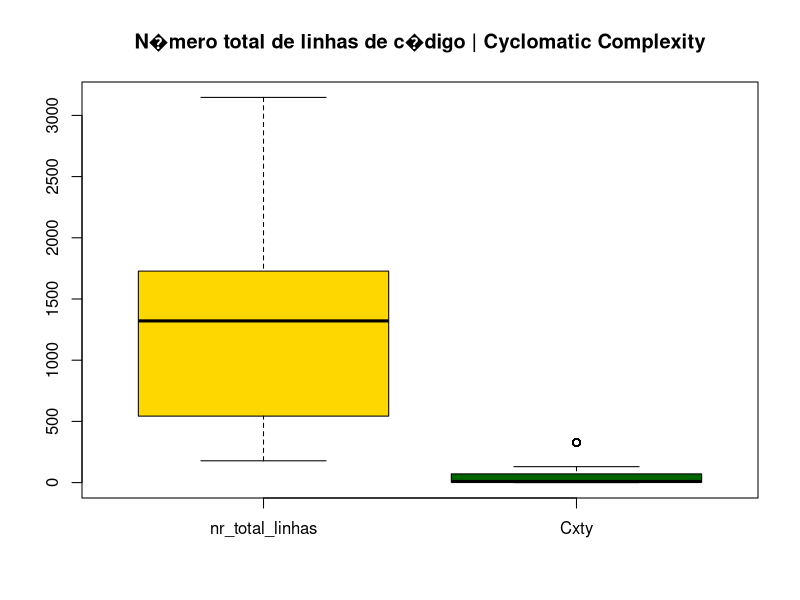

Reproduce this figure in R.
# +*+*+*+*+*+*+*+*+*+*+*+*+*+*+*+*+*+*+*+*+*+*+*+*+*+*
#     Disciplina: Matematica Computacional II
#     Ano Letivo: 2021/2022
# +*+*+*+*+*+*+*+*+*+*+*+*+*+*+*+*+*+*+*+*+*+*+*+*+*+*
# Bruno Dylan Pinto Ferreira - 8200586
# Gon�alo Andr� Fontes Oliveira - 8200595
# Jorge Miguel Fernandes Correia - 8200592
# Nuno de Figueiredo Brito e Castro - 8200591
# Last update: 22/01/2022
# - - - - - - - - - - - - - - - - - - - - - - - - - - 
# 
# Trabalho Pr�tico II
# - - - - - - - - - - - - - - - - - - - - - - - - - - 

library(readxl)
setwd("C:/Users/bruno/Desktop/Universidade_2Ano/MCI/TrabalhoPraticoII/Scripts/")
dados <- read_excel("MC_II_Recolhas1_2_3_4.xlsx", 
                    col_types = c("numeric", "numeric", "numeric", 
                                  "numeric", "numeric", "numeric", 
                                  "numeric", "numeric", "numeric", 
                                  "numeric", "numeric", "numeric", 
                                  "numeric", "numeric", "numeric", 
                                  "numeric", "numeric"), col_names = FALSE, skip = 2);
colnames(dados) = c("Recolha","Grupo","nr_total_linhas","nr_classe","nr_linhas_pClasse","nr_testes_pClasse","nr_testes","nr_teste_falharam","nr_testes_falhados_pClasse","code_coverage","code_coverage_pClasse","Cxty","Cxty_pClasse ", "percentagem_docomentacao","docomentacao_falta","duplicacao_codigo","nr_LOC_comentadas_pClasse");

View(dados)

# +*+*+*+*+*+*+*+*+*+*+*+*+*+*+*+*+*+*+*+*+*+*+*+*+*+*
#     M�trica 1
# +*+*+*+*+*+*+*+*+*+*+*+*+*+*+*+*+*+*+*+*+*+*+*+*+*+*
#Tabela de frequ�ncias para o n�mero de linhas comentadas

dadosMetrica1 = dados[!with(dados,is.na(nr_testes_falhados_pClasse) & is.na(nr_LOC_comentadas_pClasse) | nr_testes_pClasse == 0 | is.na(nr_testes_pClasse)) ,]
dadosMetrica1 <- subset( dadosMetrica1, select = c(nr_testes_falhados_pClasse, 
                                         nr_LOC_comentadas_pClasse))

dadosMetrica1[is.na(dadosMetrica1)] <- 0
View(dadosMetrica1);

attach(dadosMetrica1)

nobs <- nrow(dadosMetrica1) # n�mero de observa��es = dimensao da amostra
k <- 1+round(log(nobs)/log(2))

amplitudeComentarios <- diff(range(nr_LOC_comentadas_pClasse))/k
amplitudeComentarios <- ceiling(amplitudeComentarios)
brkComentatrios  <- seq(min(nr_LOC_comentadas_pClasse),
                        max(nr_LOC_comentadas_pClasse)+amplitudeComentarios, 
                        amplitudeComentarios)

classesComentarios <- c()
for (ii in c(1:(length(brkComentatrios)-1))){
  classesComentarios <- c(classesComentarios,
                          paste("[",brkComentatrios[ii],", ",brkComentatrios[ii+1],"[",sep = ""))
}

#Tabela de frequ�ncias paras as duas vari�veis
tabsComentarios <- table(cut(nr_LOC_comentadas_pClasse, breaks = brkComentatrios, right=F, labels = classesComentarios))
TabFreqComentarios <- cbind(ni = tabsComentarios,
                            Ni = cumsum(tabsComentarios),
                            fi = prop.table(tabsComentarios),
                            Fi = cumsum(prop.table(tabsComentarios))
)

TabFreqComentarios
library(xtable)
print(xtable(TabFreqComentarios)) # gera o c�digo LaTeX da Tabela de Frequ�ncias

#------------------------------------------------
#Tabela de frequ�ncias para o n�mero de testes falhados

amplitudeTestes <- diff(range(nr_testes_falhados_pClasse))/k
amplitudeTestes <- ceiling(amplitudeTestes)
brkTestes  <- seq(min(nr_testes_falhados_pClasse),
                  max(nr_testes_falhados_pClasse)+amplitudeTestes, 
                  amplitudeTestes)

classesTestes <- c()
for (ii in c(1:(length(brkTestes)-1))){
  classesTestes <- c(classesTestes,
                     paste("[",brkTestes[ii],", ",brkTestes[ii+1],"[",sep = ""))
}

#Tabela de frequ�ncias paras as duas vari�veis
tabsTestes <- table(cut(nr_testes_falhados_pClasse, breaks = brkTestes, right=F, labels = classesTestes))
TabFreqTestes <- cbind(ni = tabsTestes,
                       Ni = cumsum(tabsTestes),
                       fi = prop.table(tabsTestes),
                       Fi = cumsum(prop.table(tabsTestes))
)

TabFreqTestes
library(xtable)
print(xtable(TabFreqTestes, type="latex")) # gera o c�digo LaTeX da Tabela de Frequ�ncias

#-------------------------------------------------

summary (dadosMetrica1)

quantile (nr_testes_falhados_pClasse, type=2)
quantile (nr_LOC_comentadas_pClasse, type=2)

#Amplitude da amostra
diff(range(nr_testes_falhados_pClasse))
diff(range(nr_LOC_comentadas_pClasse))

#Amplitude interquartil
IQR(nr_testes_falhados_pClasse)
IQR(nr_LOC_comentadas_pClasse)

#Vari�ncia 
var(nr_testes_falhados_pClasse)
var(nr_LOC_comentadas_pClasse)

#Desvio padr�o
sd(nr_testes_falhados_pClasse)
sd(nr_LOC_comentadas_pClasse)

#Coeficiente de variacao
cvTestes <- sd(nr_testes_falhados_pClasse) / mean(nr_testes_falhados_pClasse) * 100
cvComentarios <- sd(nr_LOC_comentadas_pClasse) / mean(nr_LOC_comentadas_pClasse) * 100

cvTestes
cvComentarios

#Devio absoluto m�dio
mad(nr_testes_falhados_pClasse)
mad(nr_LOC_comentadas_pClasse)

#An�lise da assimetria e curtose
library(e1071) # assimetria
skewness(nr_testes_falhados_pClasse)
skewness(nr_LOC_comentadas_pClasse)

#curtose
kurtosis(nr_testes_falhados_pClasse)
kurtosis(nr_LOC_comentadas_pClasse)

#Teste de correla��o
cor.test(nr_LOC_comentadas_pClasse, nr_testes_falhados_pClasse, method= "spearman", exact=FALSE)

detach(dadosMetrica1)

# +*+*+*+*+*+*+*+*+*+*+*+*+*+*+*+*+*+*+*+*+*+*+*+*+*+*
#     M�trica 2
# +*+*+*+*+*+*+*+*+*+*+*+*+*+*+*+*+*+*+*+*+*+*+*+*+*+*

dadosMetrica2 = dados[!with(dados, is.na(nr_LOC_comentadas_pClasse) ) ,]

#C�lculos para a recolha1
dadosMetrica2Recolha1 <- subset( dadosMetrica2, Recolha == 1, select = c(Recolha, 
                                                   nr_LOC_comentadas_pClasse, 
                                                   nr_testes_falhados_pClasse))

dadosMetrica2Recolha1[is.na(dadosMetrica2Recolha1)] <- 0
View(dadosMetrica2Recolha1);

attach(dadosMetrica2Recolha1)

summary(dadosMetrica2Recolha1)

#Estudo da simetria 
skewness(nr_LOC_comentadas_pClasse)
skewness(nr_testes_falhados_pClasse)

#Estudo da curtose
kurtosis(nr_LOC_comentadas_pClasse)
kurtosis(nr_testes_falhados_pClasse)

quantile (nr_testes_falhados_pClasse, type=2)
quantile (nr_LOC_comentadas_pClasse, type=2)

#Amplitude da amostra
diff(range(nr_testes_falhados_pClasse))
diff(range(nr_LOC_comentadas_pClasse))

#Amplitude interquartil
IQR(nr_testes_falhados_pClasse)
IQR(nr_LOC_comentadas_pClasse)

#Vari�ncia 
var(nr_testes_falhados_pClasse)
var(nr_LOC_comentadas_pClasse)

#Desvio padr�o
sd(nr_testes_falhados_pClasse)
sd(nr_LOC_comentadas_pClasse)

#Coeficiente de variacao
cvTestes <- sd(nr_testes_falhados_pClasse) / mean(nr_testes_falhados_pClasse) * 100
cvComentarios <- sd(nr_LOC_comentadas_pClasse) / mean(nr_LOC_comentadas_pClasse) * 100

cvTestes
cvComentarios

#Devio absoluto m�dio
mad(nr_testes_falhados_pClasse)
mad(nr_LOC_comentadas_pClasse)

detach(dadosMetrica2Recolha1)

#C�lculos para a recolha2
dadosMetrica2Recolha2 <- subset( dadosMetrica2, Recolha == 2, select = c(Recolha, 
                                                                         nr_LOC_comentadas_pClasse, 
                                                                         nr_testes_falhados_pClasse))

dadosMetrica2Recolha2[is.na(dadosMetrica2Recolha2)] <- 0
View(dadosMetrica2Recolha2);

attach(dadosMetrica2Recolha2)

summary(dadosMetrica2Recolha2)

#Estudo da simetria
skewness(nr_LOC_comentadas_pClasse)
skewness(nr_testes_falhados_pClasse)

#Estudo da curtose
kurtosis(nr_LOC_comentadas_pClasse)
kurtosis(nr_testes_falhados_pClasse)

quantile (nr_testes_falhados_pClasse, type=2)
quantile (nr_LOC_comentadas_pClasse, type=2)

#Amplitude da amostra
diff(range(nr_testes_falhados_pClasse))
diff(range(nr_LOC_comentadas_pClasse))

#Amplitude interquartil
IQR(nr_testes_falhados_pClasse)
IQR(nr_LOC_comentadas_pClasse)

#Vari�ncia 
var(nr_testes_falhados_pClasse)
var(nr_LOC_comentadas_pClasse)

#Desvio padr�o
sd(nr_testes_falhados_pClasse)
sd(nr_LOC_comentadas_pClasse)

#Coeficiente de variacao
cvTestes <- sd(nr_testes_falhados_pClasse) / mean(nr_testes_falhados_pClasse) * 100
cvComentarios <- sd(nr_LOC_comentadas_pClasse) / mean(nr_LOC_comentadas_pClasse) * 100

cvTestes
cvComentarios

#Devio absoluto m�dio
mad(nr_testes_falhados_pClasse)
mad(nr_LOC_comentadas_pClasse)

#teste de hip�teses para o n�mero de linhas comentadas (Recolha 2 - 1)
t.test(nr_LOC_comentadas_pClasse, 
       alternative="less",
       mu = 12.57, 
       conf.level = 0.90)

t.test(nr_LOC_comentadas_pClasse, 
       alternative="less",
       mu = 12.57, 
       conf.level = 0.95)

t.test(nr_LOC_comentadas_pClasse, 
       alternative="less",
       mu = 12.57, 
       conf.level = 0.99)

#teste de hip�teses para o n�mero de testes falhados (Recolha 2 - 1)
t.test(nr_testes_falhados_pClasse, 
       alternative="less",
       mu = 0, 
       conf.level = 0.90)

t.test(nr_testes_falhados_pClasse, 
       alternative="less",
       mu = 0, 
       conf.level = 0.95)

t.test(nr_testes_falhados_pClasse, 
       alternative="less",
       mu = 0, 
       conf.level = 0.99)

detach(dadosMetrica2Recolha2)

#C�lculos para a recolha3
dadosMetrica2Recolha3 <- subset( dadosMetrica2, Recolha == 3, select = c(Recolha, 
                                                                         nr_LOC_comentadas_pClasse, 
                                                                         nr_testes_falhados_pClasse))

dadosMetrica2Recolha3[is.na(dadosMetrica2Recolha3)] <- 0
View(dadosMetrica2Recolha3);

attach(dadosMetrica2Recolha3)

summary(dadosMetrica2Recolha3)

skewness(nr_LOC_comentadas_pClasse)
skewness(nr_testes_falhados_pClasse)

kurtosis(nr_LOC_comentadas_pClasse)
kurtosis(nr_testes_falhados_pClasse)

quantile (nr_testes_falhados_pClasse, type=2)
quantile (nr_LOC_comentadas_pClasse, type=2)

#Amplitude da amostra
diff(range(nr_testes_falhados_pClasse))
diff(range(nr_LOC_comentadas_pClasse))

#Amplitude interquartil
IQR(nr_testes_falhados_pClasse)
IQR(nr_LOC_comentadas_pClasse)

#Vari�ncia 
var(nr_testes_falhados_pClasse)
var(nr_LOC_comentadas_pClasse)

#Desvio padr�o
sd(nr_testes_falhados_pClasse)
sd(nr_LOC_comentadas_pClasse)

#Coeficiente de variacao
cvTestes <- sd(nr_testes_falhados_pClasse) / mean(nr_testes_falhados_pClasse) * 100
cvComentarios <- sd(nr_LOC_comentadas_pClasse) / mean(nr_LOC_comentadas_pClasse) * 100

cvTestes
cvComentarios

#Devio absoluto m�dio
mad(nr_testes_falhados_pClasse)
mad(nr_LOC_comentadas_pClasse)

#teste de hip�teses para o n�mero de linhas comentadas (Recolha 3 - 2)
t.test(nr_LOC_comentadas_pClasse, 
       alternative="less",
       mu = 7.108, 
       conf.level = 0.90)

t.test(nr_LOC_comentadas_pClasse, 
       alternative="less",
       mu = 7.108, 
       conf.level = 0.95)

t.test(nr_LOC_comentadas_pClasse, 
       alternative="less",
       mu = 7.108,  
       conf.level = 0.99)


#teste de hip�teses para o n�mero de testes falhados (Recolha 3 - 2)
t.test(nr_testes_falhados_pClasse, 
       alternative="less",
       mu = 0.6216, 
       conf.level = 0.90)

t.test(nr_testes_falhados_pClasse, 
       alternative="less",
       mu = 0.6216, 
       conf.level = 0.95)

t.test(nr_testes_falhados_pClasse, 
       alternative="less",
       mu = 0.6216,  
       conf.level = 0.99)

detach(dadosMetrica2Recolha3)

#C�lculos para a recolha4
dadosMetrica2Recolha4 <- subset( dadosMetrica2, Recolha == 4, select = c(Recolha, 
                                                                         nr_LOC_comentadas_pClasse, 
                                                                         nr_testes_falhados_pClasse))

dadosMetrica2Recolha4[is.na(dadosMetrica2Recolha4)] <- 0
View(dadosMetrica2Recolha4);

attach(dadosMetrica2Recolha4)

summary(dadosMetrica2Recolha4)

skewness(nr_LOC_comentadas_pClasse)
skewness(nr_testes_falhados_pClasse)

kurtosis(nr_LOC_comentadas_pClasse)
kurtosis(nr_testes_falhados_pClasse)

quantile (nr_testes_falhados_pClasse, type=2)
quantile (nr_LOC_comentadas_pClasse, type=2)

#Amplitude da amostra
diff(range(nr_testes_falhados_pClasse))
diff(range(nr_LOC_comentadas_pClasse))

#Amplitude interquartil
IQR(nr_testes_falhados_pClasse)
IQR(nr_LOC_comentadas_pClasse)

#Vari�ncia 
var(nr_testes_falhados_pClasse)
var(nr_LOC_comentadas_pClasse)

#Desvio padr�o
sd(nr_testes_falhados_pClasse)
sd(nr_LOC_comentadas_pClasse)

#Coeficiente de variacao
cvTestes <- sd(nr_testes_falhados_pClasse) / mean(nr_testes_falhados_pClasse) * 100
cvComentarios <- sd(nr_LOC_comentadas_pClasse) / mean(nr_LOC_comentadas_pClasse) * 100

cvTestes
cvComentarios

#Devio absoluto m�dio
mad(nr_testes_falhados_pClasse)
mad(nr_LOC_comentadas_pClasse)

#teste de hip�teses para o n�mero de linhas comentadas (Recolha 4 - 3)
t.test(nr_LOC_comentadas_pClasse, 
       alternative="less",
       mu = 37.56, 
       conf.level = 0.90)

t.test(nr_LOC_comentadas_pClasse, 
       alternative="less",
       mu = 37.56, 
       conf.level = 0.95)

t.test(nr_LOC_comentadas_pClasse, 
       alternative="less",
       mu = 37.56,  
       conf.level = 0.99)


#teste de hip�teses para o n�mero de testes falhados (Recolha 4)
t.test(nr_testes_falhados_pClasse, 
       alternative="less",
       mu = 0.04951, 
       conf.level = 0.90)

t.test(nr_testes_falhados_pClasse, 
       alternative="less",
       mu = 0.04951, 
       conf.level = 0.95)

t.test(nr_testes_falhados_pClasse, 
       alternative="less",
       mu = 0.04951,  
       conf.level = 0.99)

detach(dadosMetrica2Recolha4)

# +*+*+*+*+*+*+*+*+*+*+*+*+*+*+*+*+*+*+*+*+*+*+*+*+*+*
#     M�trica 3
# +*+*+*+*+*+*+*+*+*+*+*+*+*+*+*+*+*+*+*+*+*+*+*+*+*+*
#Tabela de frequ�ncias para o n�mero de linhas comentadas

dadosMetrica3 = dados[!with(dados,is.na(nr_total_linhas) | is.na(Cxty)) ,]
dadosMetrica3 <- subset( dadosMetrica3, select = c(nr_total_linhas, Cxty))



View(dadosMetrica3);

attach(dadosMetrica3)

nobs <- nrow(dadosMetrica3) # n�mero de observa��es = dimensao da amostra
nobs
k <- 1+round(log(nobs)/log(2))

amplitudeNrTotalLinhas <- diff(range(nr_total_linhas))/k
amplitudeNrTotalLinhas <- ceiling(amplitudeNrTotalLinhas)
brkNrTotalLinhas  <- seq(min(nr_total_linhas),
                         max(nr_total_linhas)+amplitudeNrTotalLinhas, 
                         amplitudeNrTotalLinhas)

classesNrTotalLinhas <- c()
for (ii in c(1:(length(brkNrTotalLinhas)-1))){
  classesNrTotalLinhas <- c(classesNrTotalLinhas,
                            paste("[",brkNrTotalLinhas[ii],", ",brkNrTotalLinhas[ii+1],"[",sep = ""))
}

#Tabela de frequ�ncias paras as duas vari�veis
tabsNrTotalLinhas <- table(cut(nr_total_linhas, breaks = brkNrTotalLinhas, right=F, labels = classesNrTotalLinhas))
TabFreqNrTotalLinhas <- cbind(ni = tabsNrTotalLinhas,
                              Ni = cumsum(tabsNrTotalLinhas),
                              fi = prop.table(tabsNrTotalLinhas),
                              Fi = cumsum(prop.table(tabsNrTotalLinhas))
)

TabFreqNrTotalLinhas
library(xtable)
print(xtable(TabFreqNrTotalLinhas)) # gera o c�digo LaTeX da Tabela de Frequ�ncias

#------------------------------------------------
#Tabela de frequ�ncias para o n�mero de testes falhados

amplitudeCxty <- diff(range(Cxty))/k
amplitudeCxty <- ceiling(amplitudeCxty)
brkCxty  <- seq(min(Cxty),
                max(Cxty)+amplitudeCxty, 
                amplitudeCxty)

classesCxty <- c()
for (ii in c(1:(length(brkCxty)-1))){
  classesCxty <- c(classesCxty,
                   paste("[",brkCxty[ii],", ",brkCxty[ii+1],"[",sep = ""))
}

#Tabela de frequ�ncias paras as duas vari�veis
tabsCxty <- table(cut(Cxty, breaks = brkCxty, right=F, labels = classesCxty))
TabFreqCxty <- cbind(ni = tabsCxty,
                     Ni = cumsum(tabsCxty),
                     fi = prop.table(tabsCxty),
                     Fi = cumsum(prop.table(tabsCxty))
)

TabFreqCxty
library(xtable)
print(xtable(TabFreqCxty, type="latex")) # gera o c�digo LaTeX da Tabela de Frequ�ncias

#-------------------------------------------------

boxplot(dadosMetrica3,
        col=(c("gold","darkgreen")),
        main="N�mero total de linhas de c�digo | Cyclomatic Complexity")
